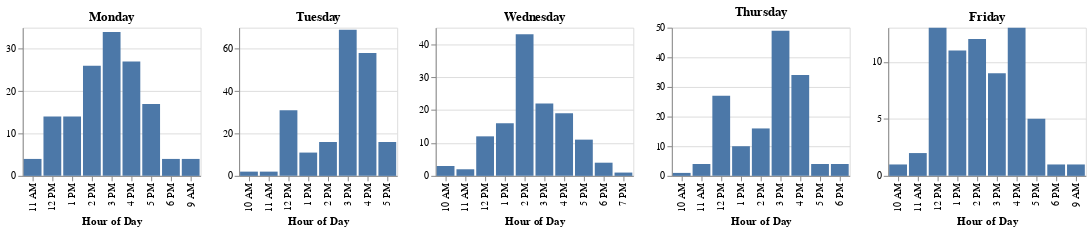

This figure's notebook cell:
### Code cell
# Filter out Saturday and Sunday
reservations_per_hour_weekdays = reservations_per_hour[reservations_per_hour['day_of_week'].isin(['Monday', 'Tuesday', 'Wednesday', 'Thursday', 'Friday'])]

chart = alt.Chart(reservations_per_hour_weekdays).mark_bar().encode(
    x=alt.X('civilian_time:N', title='Hour of the Day', sort=['10 AM', '11 AM', '12 PM', '1 PM', '2 PM', '3 PM', '4 PM', '5 PM']),
    y=alt.Y('count:Q', title='Reservations'),
    column=alt.Column('day_of_week:N', title=None, sort=['Monday', 'Tuesday', 'Wednesday', 'Thursday', 'Friday'])
).properties(
    height=150,
    title='Popular Times in the App Lab'
)

chart.show()

### Figure 1 — Vega-Lite specification as saved in the notebook (floating-point values rounded to 4 significant figures)
{"config": {"view": {"continuousWidth": 300, "continuousHeight": 300}}, "hconcat": [{"data": {"name": "data-6918e9ef81b2a7b56f3a794a9560a638"}, "mark": {"type": "bar"}, "encoding": {"tooltip": [{"field": "count", "type": "quantitative"}], "x": {"field": "civilian_time", "sort": ["10 AM", "11 AM", "12 PM", "1 PM", "2 PM", "3 PM", "4 PM", "5 PM"], "title": "Hour of Day", "type": "nominal"}, "y": {"field": "count", "title": null, "type": "quantitative"}}, "height": 150, "title": "Monday"}, {"data": {"name": "data-ceb2ba775f431988d8e4b7954567d511"}, "mark": {"type": "bar"}, "encoding": {"tooltip": [{"field": "count", "type": "quantitative"}], "x": {"field": "civilian_time", "sort": ["10 AM", "11 AM", "12 PM", "1 PM", "2 PM", "3 PM", "4 PM", "5 PM"], "title": "Hour of Day", "type": "nominal"}, "y": {"field": "count", "title": null, "type": "quantitative"}}, "height": 150, "title": "Tuesday"}, {"data": {"name": "data-5f8c08012eea610546175a320ec2b6e2"}, "mark": {"type": "bar"}, "encoding": {"tooltip": [{"field": "count", "type": "quantitative"}], "x": {"field": "civilian_time", "sort": ["10 AM", "11 AM", "12 PM", "1 PM", "2 PM", "3 PM", "4 PM", "5 PM"], "title": "Hour of Day", "type": "nominal"}, "y": {"field": "count", "title": null, "type": "quantitative"}}, "height": 150, "title": "Wednesday"}, {"data": {"name": "data-ddebecc3577aefb40c9d7e697e95fd67"}, "mark": {"type": "bar"}, "encoding": {"tooltip": [{"field": "count", "type": "quantitative"}], "x": {"field": "civilian_time", "sort": ["10 AM", "11 AM", "12 PM", "1 PM", "2 PM", "3 PM", "4 PM", "5 PM"], "title": "Hour of Day", "type": "nominal"}, "y": {"field": "count", "title": null, "type": "quantitative"}}, "height": 150, "title": "Thursday"}, {"data": {"name": "data-16524e4b607526ed781d1a64f61527d7"}, "mark": {"type": "bar"}, "encoding": {"tooltip": [{"field": "count", "type": "quantitative"}], "x": {"field": "civilian_time", "sort": ["10 AM", "11 AM", "12 PM", "1 PM", "2 PM", "3 PM", "4 PM", "5 PM"], "title": "Hour of Day", "type": "nominal"}, "y": {"field": "count", "title": null, "type": "quantitative"}}, "height": 150, "title": "Friday"}], "$schema": "https://vega.github.io/schema/vega-lite/v5.17.0.json", "datasets": {"data-6918e9ef81b2a7b56f3a794a9560a638": [{"day_of_week": "Monday", "civilian_time": "1 PM", "count": 14}, {"day_of_week": "Monday", "civilian_time": "11 AM", "count": 4}, {"day_of_week": "Monday", "civilian_time": "12 PM", "count": 14}, {"day_of_week": "Monday", "civilian_time": "2 PM", "count": 26}, {"day_of_week": "Monday", "civilian_time": "3 PM", "count": 34}, {"day_of_week": "Monday", "civilian_time": "4 PM", "count": 27}, {"day_of_week": "Monday", "civilian_time": "5 PM", "count": 17}, {"day_of_week": "Monday", "civilian_time": "6 PM", "count": 4}, {"day_of_week": "Monday", "civilian_time": "9 AM", "count": 4}], "data-ceb2ba775f431988d8e4b7954567d511": [{"day_of_week": "Tuesday", "civilian_time": "1 PM", "count": 11}, {"day_of_week": "Tuesday", "civilian_time": "10 AM", "count": 2}, {"day_of_week": "Tuesday", "civilian_time": "11 AM", "count": 2}, {"day_of_week": "Tuesday", "civilian_time": "12 PM", "count": 31}, {"day_of_week": "Tuesday", "civilian_time": "2 PM", "count": 16}, {"day_of_week": "Tuesday", "civilian_time": "3 PM", "count": 69}, {"day_of_week": "Tuesday", "civilian_time": "4 PM", "count": 58}, {"day_of_week": "Tuesday", "civilian_time": "5 PM", "count": 16}], "data-5f8c08012eea610546175a320ec2b6e2": [{"day_of_week": "Wednesday", "civilian_time": "1 PM", "count": 16}, {"day_of_week": "Wednesday", "civilian_time": "10 AM", "count": 3}, {"day_of_week": "Wednesday", "civilian_time": "11 AM", "count": 2}, {"day_of_week": "Wednesday", "civilian_time": "12 PM", "count": 12}, {"day_of_week": "Wednesday", "civilian_time": "2 PM", "count": 43}, {"day_of_week": "Wednesday", "civilian_time": "3 PM", "count": 22}, {"day_of_week": "Wednesday", "civilian_time": "4 PM", "count": 19}, {"day_of_week": "Wednesday", "civilian_time": "5 PM", "count": 11}, {"day_of_week": "Wednesday", "civilian_time": "6 PM", "count": 4}, {"day_of_week": "Wednesday", "civilian_time": "7 PM", "count": 1}], "data-ddebecc3577aefb40c9d7e697e95fd67": [{"day_of_week": "Thursday", "civilian_time": "1 PM", "count": 10}, {"day_of_week": "Thursday", "civilian_time": "10 AM", "count": 1}, {"day_of_week": "Thursday", "civilian_time": "11 AM", "count": 4}, {"day_of_week": "Thursday", "civilian_time": "12 PM", "count": 27}, {"day_of_week": "Thursday", "civilian_time": "2 PM", "count": 16}, {"day_of_week": "Thursday", "civilian_time": "3 PM", "count": 49}, {"day_of_week": "Thursday", "civilian_time": "4 PM", "count": 34}, {"day_of_week": "Thursday", "civilian_time": "5 PM", "count": 4}, {"day_of_week": "Thursday", "civilian_time": "6 PM", "count": 4}], "data-16524e4b607526ed781d1a64f61527d7": [{"day_of_week": "Friday", "civilian_time": "1 PM", "count": 11}, {"day_of_week": "Friday", "civilian_time": "10 AM", "count": 1}, {"day_of_week": "Friday", "civilian_time": "11 AM", "count": 2}, {"day_of_week": "Friday", "civilian_time": "12 PM", "count": 13}, {"day_of_week": "Friday", "civilian_time": "2 PM", "count": 12}, {"day_of_week": "Friday", "civilian_time": "3 PM", "count": 9}, {"day_of_week": "Friday", "civilian_time": "4 PM", "count": 13}, {"day_of_week": "Friday", "civilian_time": "5 PM", "count": 5}, {"day_of_week": "Friday", "civilian_time": "6 PM", "count": 1}, {"day_of_week": "Friday", "civilian_time": "9 AM", "count": 1}]}}
